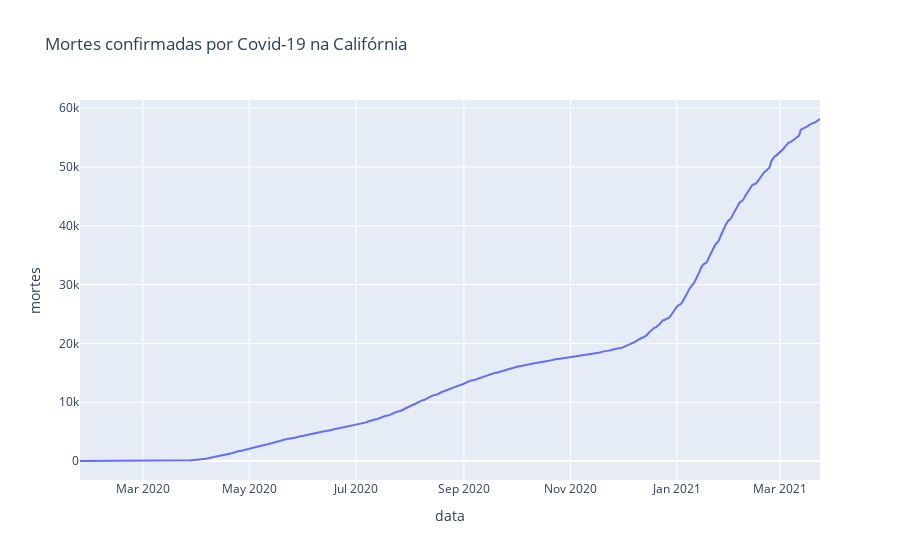

Notebook cell for this chart:
### Code cell
# Vamos visualizar as mortes pelos estados
        # Visualizar as mortes na Califórnia
px.line(ca, 'data', 'mortes', title='Mortes confirmadas por Covid-19 na Califórnia')

### Figure 1 — Plotly figure (JSON) as saved in the notebook; plotly's stock layout.template omitted (floating-point values rounded to 4 significant figures; data arrays with more than 128 entries replaced by an {"elided": "..."} marker saying what was removed)
{"data": [{"hovertemplate": "data=%{x}<br>mortes=%{y}<extra></extra>", "legendgroup": "", "line": {"color": "#636efa", "dash": "solid"}, "mode": "lines", "name": "", "orientation": "v", "showlegend": false, "type": "scatter", "x": {"elided": "425 str values"}, "xaxis": "x", "y": {"elided": "425 int values"}, "yaxis": "y"}], "layout": {"legend": {"tracegroupgap": 0}, "title": {"text": "Mortes confirmadas por Covid-19 na Califórnia"}, "xaxis": {"anchor": "y", "domain": [0, 1], "title": {"text": "data"}}, "yaxis": {"anchor": "x", "domain": [0, 1], "title": {"text": "mortes"}}}}
